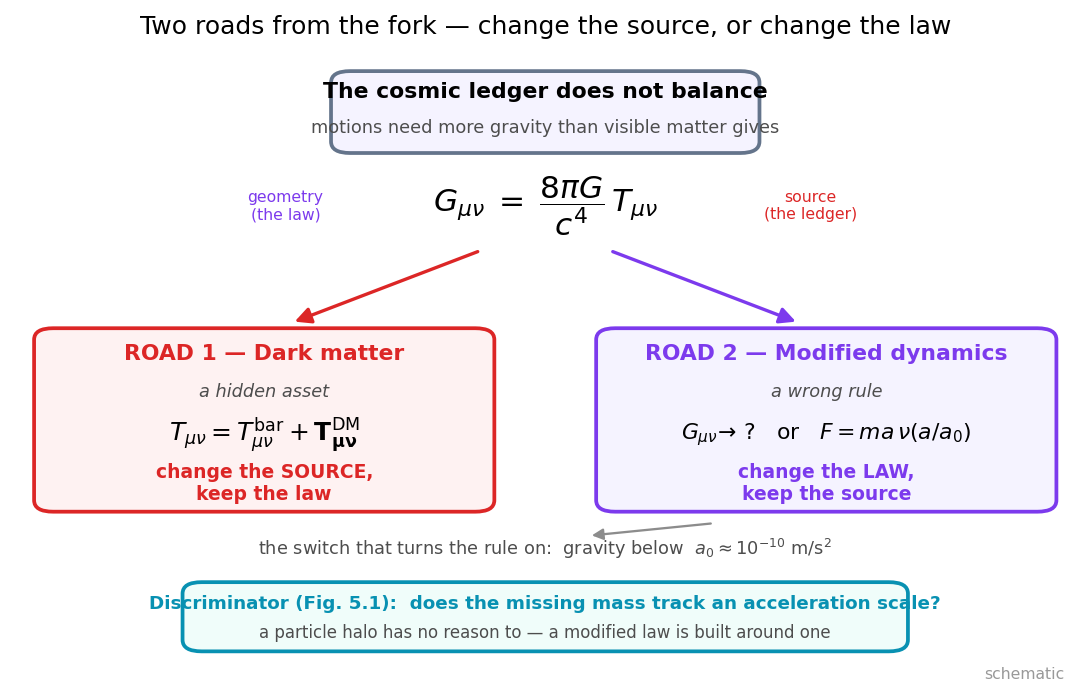

Here is the Python script that generated this plot:
import numpy as np, matplotlib
matplotlib.use("Agg")
import matplotlib.pyplot as plt
from matplotlib.patches import FancyBboxPatch, FancyArrowPatch
plt.rcParams.update({"figure.dpi":150,"savefig.dpi":150,"font.size":11,
    "axes.grid":True,"grid.alpha":0.25,"axes.spines.top":False,"axes.spines.right":False,
    "axes.titlesize":12,"figure.facecolor":"white","axes.facecolor":"white"})
C_FW="#7c3aed"; C_NEWTON="#64748b"; C_MOND="#0891b2"; C_DATA="#dc2626"

# SCHEMATIC: the chapter's central logical contrast, written on the Einstein equation.
# Road one (dark matter): change the SOURCE T, keep the law.
# Road two (modified dynamics): change the LAW (G-side / inertia), keep the source.
fig, ax = plt.subplots(figsize=(7.4,4.8))
ax.set_xlim(0,10); ax.set_ylim(0,10); ax.axis("off"); ax.grid(False)

def box(x,y,w,h,fc,ec,lw=1.8):
    b=FancyBboxPatch((x,y),w,h,boxstyle="round,pad=0.02,rounding_size=0.18",
                     fc=fc,ec=ec,lw=lw); ax.add_patch(b)

# The shared fork at the top
box(3.0,8.4,4.0,1.25,"#f5f3ff",C_NEWTON)
ax.text(5.0,9.35,"The cosmic ledger does not balance",ha="center",va="center",
        fontsize=10.5,fontweight="bold")
ax.text(5.0,8.78,"motions need more gravity than visible matter gives",
        ha="center",va="center",fontsize=8.5,color="0.3")

# The Einstein equation as the shared starting point
ax.text(5.0,7.55,r"$G_{\mu\nu}\;=\;\dfrac{8\pi G}{c^4}\,T_{\mu\nu}$",
        ha="center",va="center",fontsize=15)
ax.text(2.55,7.55,"geometry\n(the law)",ha="center",va="center",fontsize=7.5,color=C_FW)
ax.text(7.5,7.55,"source\n(the ledger)",ha="center",va="center",fontsize=7.5,color=C_DATA)

# two arrows down to the two roads (straight down; each box names which side it edits)
ax.add_patch(FancyArrowPatch((4.4,6.85),(2.6,5.7),arrowstyle="-|>",mutation_scale=16,
             lw=1.6,color=C_DATA))
ax.add_patch(FancyArrowPatch((5.6,6.85),(7.4,5.7),arrowstyle="-|>",mutation_scale=16,
             lw=1.6,color=C_FW))

# LEFT road: dark matter -- change the source
box(0.2,2.75,4.3,2.85,"#fef2f2",C_DATA)
ax.text(2.35,5.22,"ROAD 1 — Dark matter",ha="center",va="center",
        fontsize=10.5,fontweight="bold",color=C_DATA)
ax.text(2.35,4.62,"a hidden asset",ha="center",va="center",fontsize=8.5,style="italic",color="0.3")
ax.text(2.35,3.95,r"$T_{\mu\nu}=T^{\rm bar}_{\mu\nu}+\mathbf{T^{\rm DM}_{\mu\nu}}$",
        ha="center",va="center",fontsize=12)
ax.text(2.35,3.18,"change the SOURCE,\nkeep the law",ha="center",va="center",
        fontsize=9,fontweight="bold",color=C_DATA)

# RIGHT road: modified dynamics -- change the law
box(5.5,2.75,4.3,2.85,"#f5f3ff",C_FW)
ax.text(7.65,5.22,"ROAD 2 — Modified dynamics",ha="center",va="center",
        fontsize=10.5,fontweight="bold",color=C_FW)
ax.text(7.65,4.62,"a wrong rule",ha="center",va="center",fontsize=8.5,style="italic",color="0.3")
ax.text(7.65,3.95,r"$G_{\mu\nu}\!\to\,?$   or   $F=ma\,\nu(a/a_0)$",
        ha="center",va="center",fontsize=10.5)
ax.text(7.65,3.18,"change the LAW,\nkeep the source",ha="center",va="center",
        fontsize=9,fontweight="bold",color=C_FW)

# the common trigger: below a0
ax.text(5.0,2.15,"the switch that turns the rule on:  gravity below  $a_0\\approx10^{-10}$ m/s$^2$",
        ha="center",va="center",fontsize=8.5,color="0.3")
ax.add_patch(FancyArrowPatch((6.6,2.55),(5.4,2.35),arrowstyle="-|>",mutation_scale=11,
             lw=1.1,color="0.55"))

# bottom strip: the discriminator they disagree on
box(1.6,0.55,6.8,1.05,"#f0fdfa",C_MOND)
ax.text(5.0,1.28,"Discriminator (Fig. 5.1):  does the missing mass track an acceleration scale?",
        ha="center",va="center",fontsize=8.8,fontweight="bold",color=C_MOND)
ax.text(5.0,0.82,"a particle halo has no reason to — a modified law is built around one",
        ha="center",va="center",fontsize=8,color="0.3")

ax.set_title("Two roads from the fork — change the source, or change the law",pad=8)
ax.text(0.99,0.005,"schematic",transform=ax.transAxes,ha="right",va="bottom",
        fontsize=7.5,color="0.6")
fig.tight_layout(); fig.savefig("ch05_two_roads.png", bbox_inches="tight"); print("ok")
